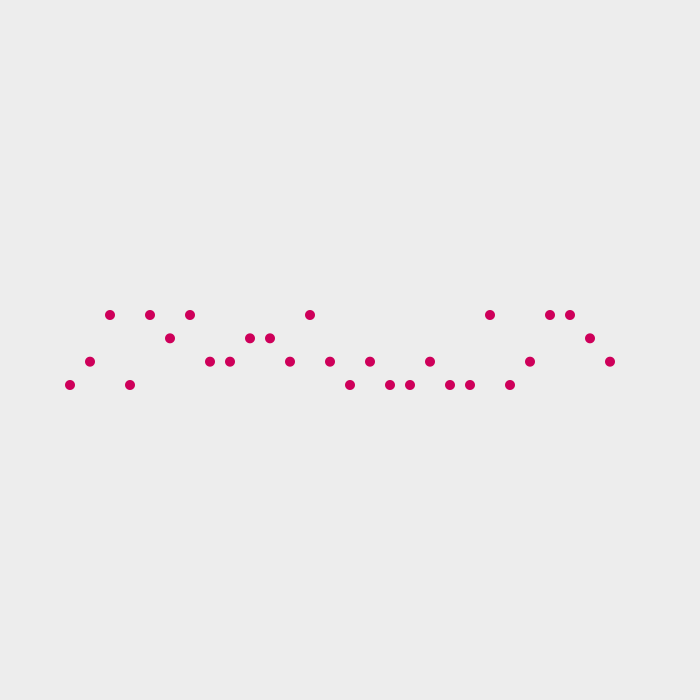
Frame 1 (no input)
Frame 60 (the mouse pressed at the canvas centre just before this capture): identical to frame 1, image omitted
Frame 120 (the mouse held since frame 60 and released just before this capture): identical to frame 1, image omitted

The Processing sketch that drew this single still picture (run headless with seeded random() and noise(); from frame 60 on, the mouse is pressed at the canvas centre):

// Processing sketch: processing_143124
// ── processing_143124.pde

/*----------------------------------
       
 Copyright by Diana Lange 2014
 Don't use without any permission
     
 This sketch is based on:
 #454 Codes
 http://geometrydaily.tumblr.com/post/52139211344/454-codes-a-new-minimal-geometric-composition
       
 mail: kontakt@diana-lange.de
 web: diana-lange.de
 facebook: https://www.facebook.com/DianaLangeDesign
 flickr: http://www.flickr.com/photos/dianalange/collections/
 tumblr: http://dianalange.tumblr.com/
 twitter: http://twitter.com/DianaOnTheRoad
------------------------------*/

int margin;
int h;
float d;

void setup ()
{
  size (700, 700);
  smooth();

  margin = width/10;
  h = height / 10;
  d = 10;
}

void draw ()
{
  background (237);
  randomSeed (year() + day() + hour() + minute() + (second ()/ 20 % 2));

  float x = margin;
  float y = height/2;
  float dice;

  noStroke();
  fill (#CE005A);

  while (x < width-margin)
  {  
    dice = random (100);
    if (dice < 20)
    {
      y = height/2-h/2;
    }
    else if (dice >= 20 && dice <= 40)
    {
      y = height/2 - h/2 + h * 0.3333;
    }
    else if (dice >= 40 && dice <= 70)
    {
      y = height/2  +h/2 - h*0.3333;
    }
    else {
      y = height/2+h/2;
    }

    ellipse (x, y, d, d);
    x+= d*2;
  }
}

void mouseDragged ()
{
  if (mouseButton == LEFT)
  {
  margin = (int) map (mouseX, 0, width, 0, width/3);
  h = (int) map (mouseY, 0, height, 50, height);
  }
  else d = map (mouseX, 0,width, 2, 100);
}
